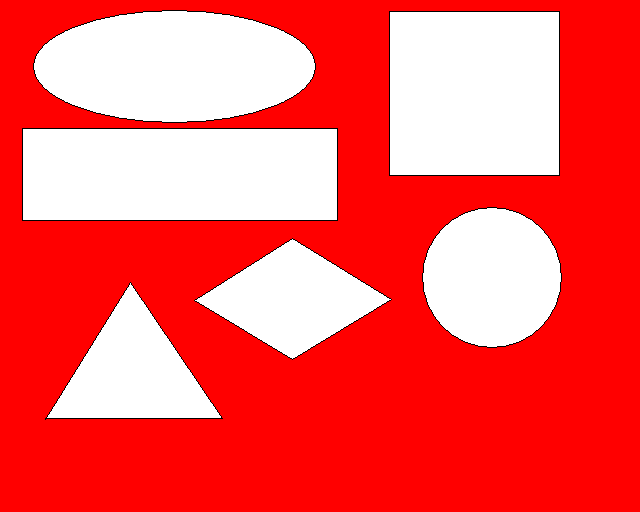
#> input picture input/01.bmp, 640 x 512 px, given in place of 01.jpg, which was not available
$ python image_flip.py
#> lines starting #> are read from the running program, lines starting #| are printed output that depends on the picture; pictures that were not available may be replaced by others from this repository, and a replacement may not be noted
# import thư viện OpenCV
import cv2

# gán file ảnh 01.jpg vào biến img
img = cv2.imread('01.jpg')
#> img is the input picture: shape (512, 640, 3); mean B, G, R 92.6, 92.6, 252.4

# đặt tên cửa sổ hiển thị file ảnh
# cv2.WINDOW_AUTOSIZE -> autosize window theo ảnh
# cv2.WINDOW_NORMAL -> fit ảnh trong window
cv2.namedWindow("Original RGB", cv2.WINDOW_NORMAL)

# lật ảnh theo chiều ngang (trái qua phải)
img_flip_vertical = cv2.flip(img, 0)
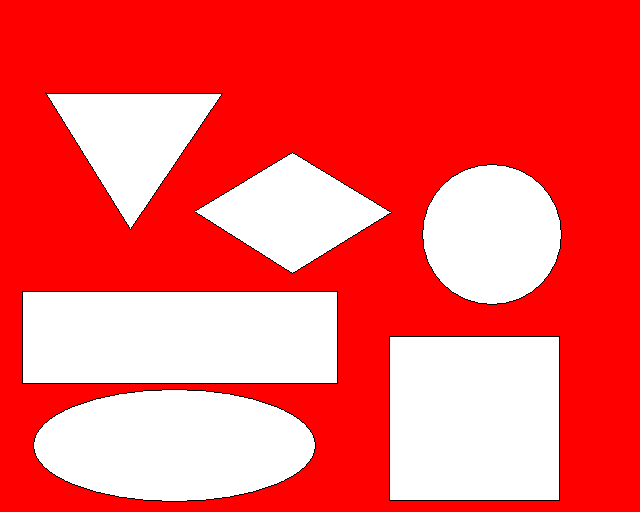
#> img_flip_vertical: shape (512, 640, 3); mean B, G, R 92.6, 92.6, 252.4

# lật ảnh theo chiều dọc (trên xuống dưới)
img_flip_horizontal = cv2.flip(img, 1)
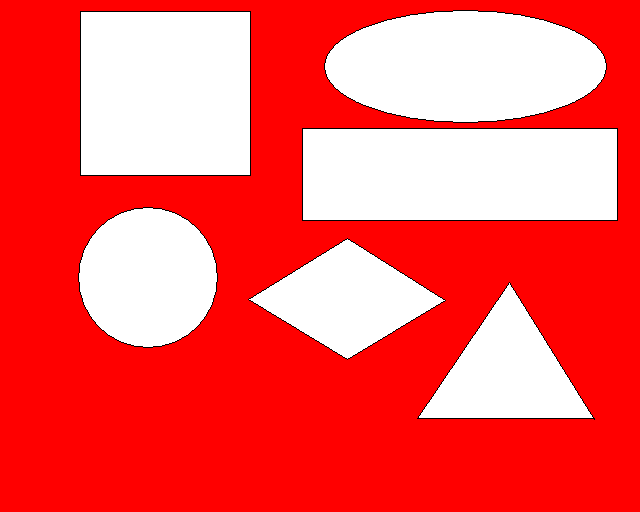
#> img_flip_horizontal: shape (512, 640, 3); mean B, G, R 92.6, 92.6, 252.4

# lật ảnh theo cả chiều ngang và chiều dọc
img_flip_both = cv2.flip(img, -1)
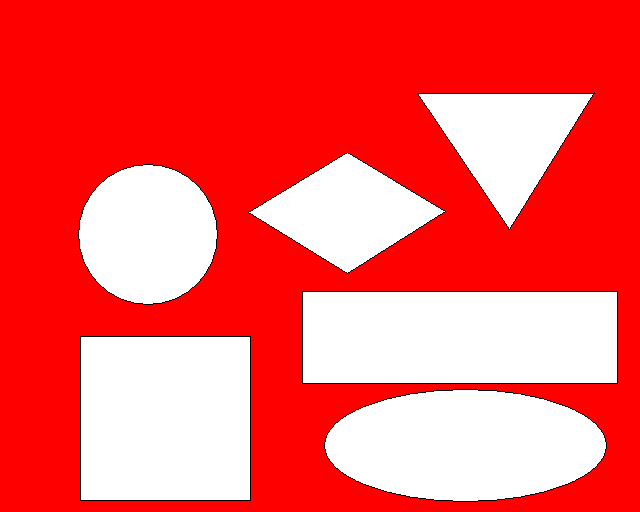
#> img_flip_both: shape (512, 640, 3); mean B, G, R 92.6, 92.6, 252.4

# hiển thị file ảnh
cv2.imshow('Original RGB', img)
cv2.imshow('Flipped vertical image', img_flip_vertical)
cv2.imshow('Flipped horizontal image', img_flip_horizontal)
cv2.imshow('Flipped both image', img_flip_both)

# đợi người dùng nhấn phím bất kì
cv2.waitKey(0)

# xóa toàn bộ cửa sổ đã tạo ra
cv2.destroyAllWindows()

$ run again, with input/1.jpg saved as input/01.bmp
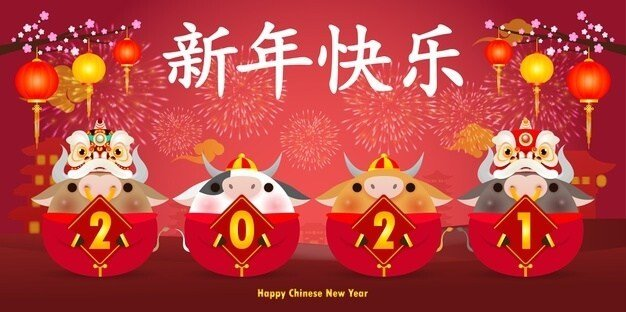
#> input picture input/1.jpg, 626 x 312 px, given in place of 01.jpg, which was not available
#> img is the input picture: shape (312, 626, 3); mean B, G, R 66.3, 69.3, 184.4
#> `img_flip_vertical = cv2.flip(img, 0)`:
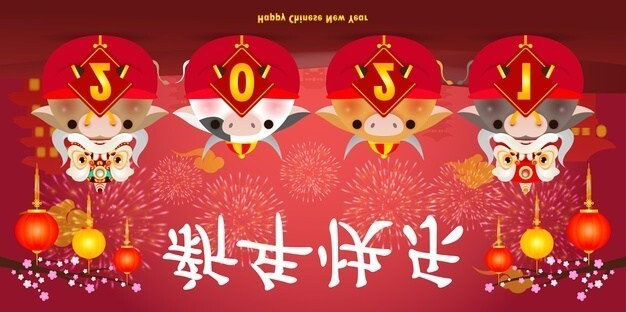
#> img_flip_vertical: shape (312, 626, 3); mean B, G, R 66.3, 69.3, 184.4
#> `img_flip_both = cv2.flip(img, -1)`:
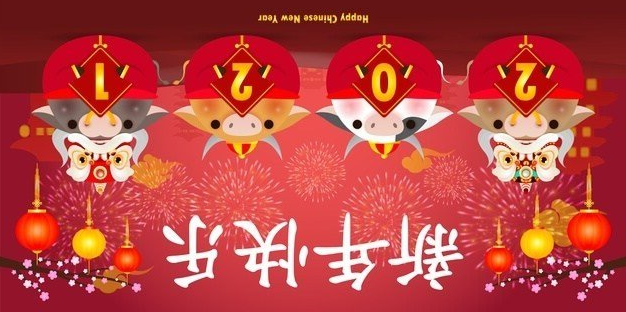
#> img_flip_both: shape (312, 626, 3); mean B, G, R 66.3, 69.3, 184.4

$ run again, with input/2.png saved as input/01.bmp
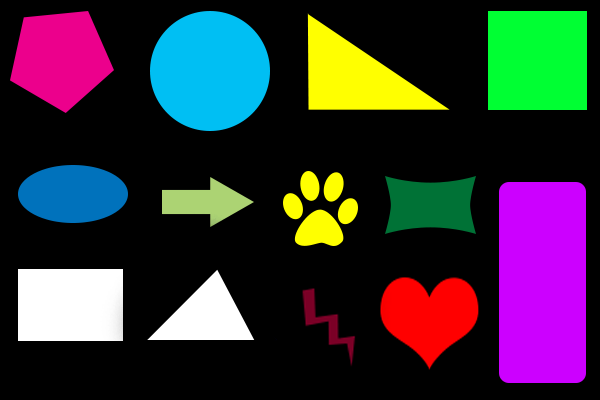
#> input picture input/2.png, 600 x 400 px, given in place of 01.jpg, which was not available
#> img is the input picture: shape (400, 600, 3); mean B, G, R 54.3, 48, 52.4
#> `img_flip_vertical = cv2.flip(img, 0)`:
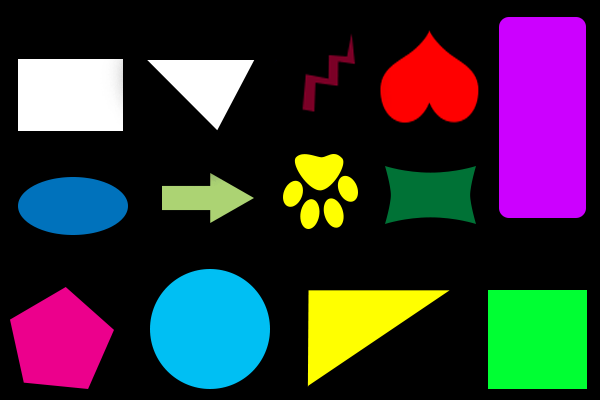
#> img_flip_vertical: shape (400, 600, 3); mean B, G, R 54.3, 48, 52.4
#> `img_flip_both = cv2.flip(img, -1)`:
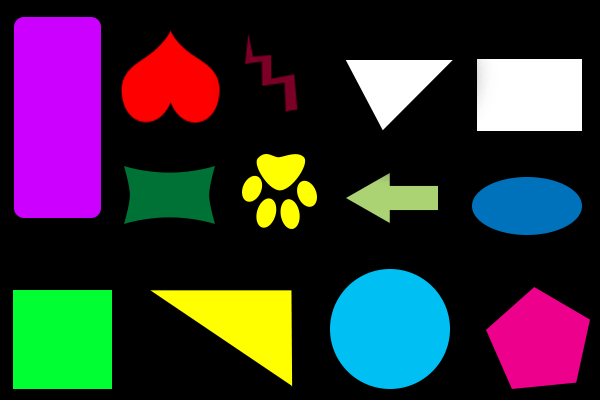
#> img_flip_both: shape (400, 600, 3); mean B, G, R 54.3, 48, 52.4

$ run again, with input/3.png saved as input/01.bmp
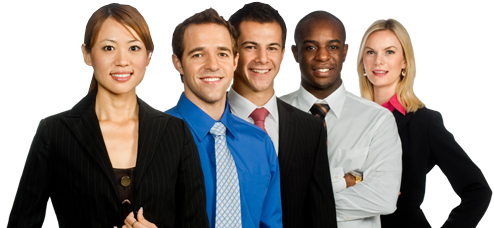
#> input picture input/3.png, 494 x 228 px, given in place of 01.jpg, which was not available
#> img is the input picture: shape (228, 494, 3); mean B, G, R 137.9, 140.4, 145.8
#> `img_flip_horizontal = cv2.flip(img, 1)`:
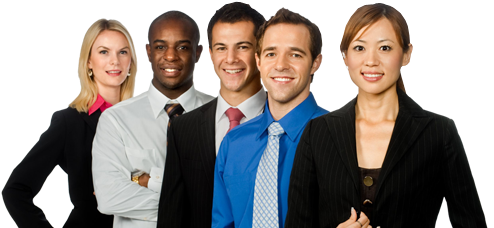
#> img_flip_horizontal: shape (228, 494, 3); mean B, G, R 137.9, 140.4, 145.8
#> `img_flip_both = cv2.flip(img, -1)`:
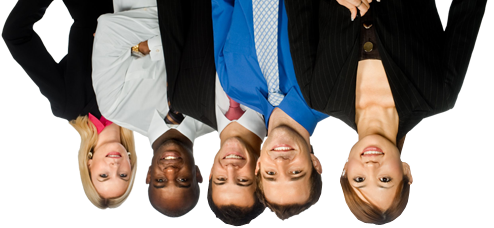
#> img_flip_both: shape (228, 494, 3); mean B, G, R 137.9, 140.4, 145.8
